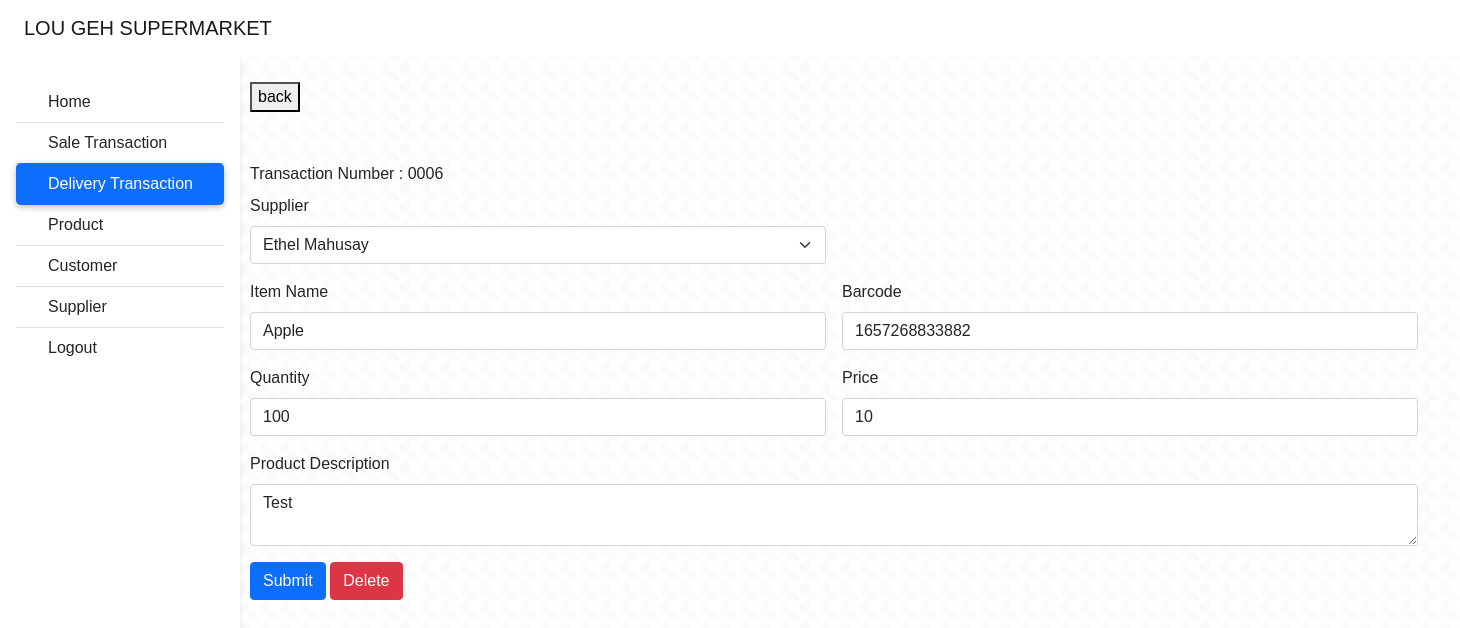
Page /delivery/edit-transaction.php?id=0006 (signed in) on the committed database.
### tables this page shows
CREATE TABLE `supplier` (
  `supplier_code` varchar(255) NOT NULL,
  `name` varchar(100) NOT NULL,
  `company_name` varchar(255) NOT NULL,
  `contact_number` varchar(100) NOT NULL,
  `address` varchar(255) NOT NULL,
  `created_at` datetime NOT NULL DEFAULT current_timestamp(),
  `del_status` varchar(100) NOT NULL
);

CREATE TABLE `delivery_transaction` (
  `transaction_no` int(4) UNSIGNED ZEROFILL NOT NULL,
  `supplier_code` varchar(100) NOT NULL,
  `item_name` varchar(255) NOT NULL,
  `barcode` varchar(255) NOT NULL,
  `details` varchar(255) NOT NULL,
  `quantity` int(100) NOT NULL,
  `price` double NOT NULL,
  `created_at` datetime NOT NULL DEFAULT current_timestamp(),
  `del_status` varchar(100) NOT NULL
);

### delivery/edit-transaction.php (the view, shortened to what this page needs)
<?php
include "../navbar.php";
include "../db_conn.php";
 ?>
 <!DOCTYPE html>
 <html lang="en">
 <head>
     <link rel="stylesheet" href="https://cdnjs.cloudflare.com/ajax/libs/twitter-bootstrap/5.1.3/css/bootstrap.min.css">
     <link rel="stylesheet" href="https://cdn.datatables.net/1.12.1/css/dataTables.bootstrap5.min.css">
     <link rel="stylesheet" href="../assets/css/style.css" />
 </head>
 <body>
    <div style=" position: relative;
  left: 250px;
  margin: auto;
  border: 3px;
  ">
         <a href="index.php"><button>back</button></a>
    </div>
    <div class="table_item" style=" position: relative;
  left: 250px;
  width: 80%;
  height: 90%;
  border: 3px;
  top:50px;
  "
  >
  <label class="form-label">Transaction Number : <?php echo $_GET['id'];?></label>
  <form class="row g-3" action="update.php?id=<?php echo $_GET['id'];?>" method="post">
  <div class="col-md-6">
  <?php $id = $_GET['id'];
  $squery =  mysqli_query($conn, "SELECT * from delivery_transaction Where transaction_no = $id");
        while ($row = mysqli_fetch_array($squery)) {
            $code =$row['supplier_code'];
            $squery2 =  mysqli_query($conn, "SELECT * from supplier Where supplier_code = '$code'");
            while ($row2 = mysqli_fetch_array($squery2)) {
          ?>
  <label class="form-label">Supplier</label>
    <select name="supplier" id="supplier" class="form-select" required>
    <option selected value=<?php echo $row2['supplier_code'] ?>><?php echo $row2['name']?></option>
    </select>
  </div>
  <div class="col-md-6">
  </div>
  <div class="col-6">
    <label class="form-label">Item Name</label>
    <input type="text" class="form-control" id="name" name="name" value="<?php echo $row['item_name'] ?>" required>
  </div>
  <div class="col-6">
    <label class="form-label">Barcode</label>
    <label class="form-control" id="barcode2"><?php echo $row['barcode'] ?></label>
  </div>
  <div class="col-md-6">
    <label for="" class="form-label">Quantity</label>
    <input type="number"  class="form-control" id="quantity" name="quantity" value="<?php echo $row['quantity'] ?>" required>
  </div>
  <div class="col-md-6">
    <label for="" class="form-label">Price</label>
    <input type="number" step=0.01 class="form-control" id="price" name="price" value="<?php echo $row['price'] ?>" required>
  </div>
  <div class="col-md-12">
    <label for="" class="form-label">Product Description</label>
    <textarea  class="form-control" id="details" name="details"  required><?php echo $row['details'] ?></textarea>
  </div>
  <div class="col-6">
    <button type="submit" class="btn btn-primary">Submit</button>
    <button type="button" class="btn btn-danger" data-bs-toggle="modal" data-bs-target="#staticBackdrop">
  Delete
</button>
  </div>
</form>
  </div>
 </body>
 </html>
 <?php }}?>

### assets/css/style.css (style rules this page uses)
body { font-family: "Poppins", sans-serif; height: 100%; background: url("../assets/images/houndstooth.png"); background-repeat: repeat; }

### navbar.php (style rules this page uses)
body { background-color: white; }

### rows in the picture
delivery_transaction: name "Apple", barcode "1657268833882", quantity "100", price "10", details "Test"
supplier: supplier "Ethel Mahusay"

### other values in the picture
$_GET['id'] "0006"
